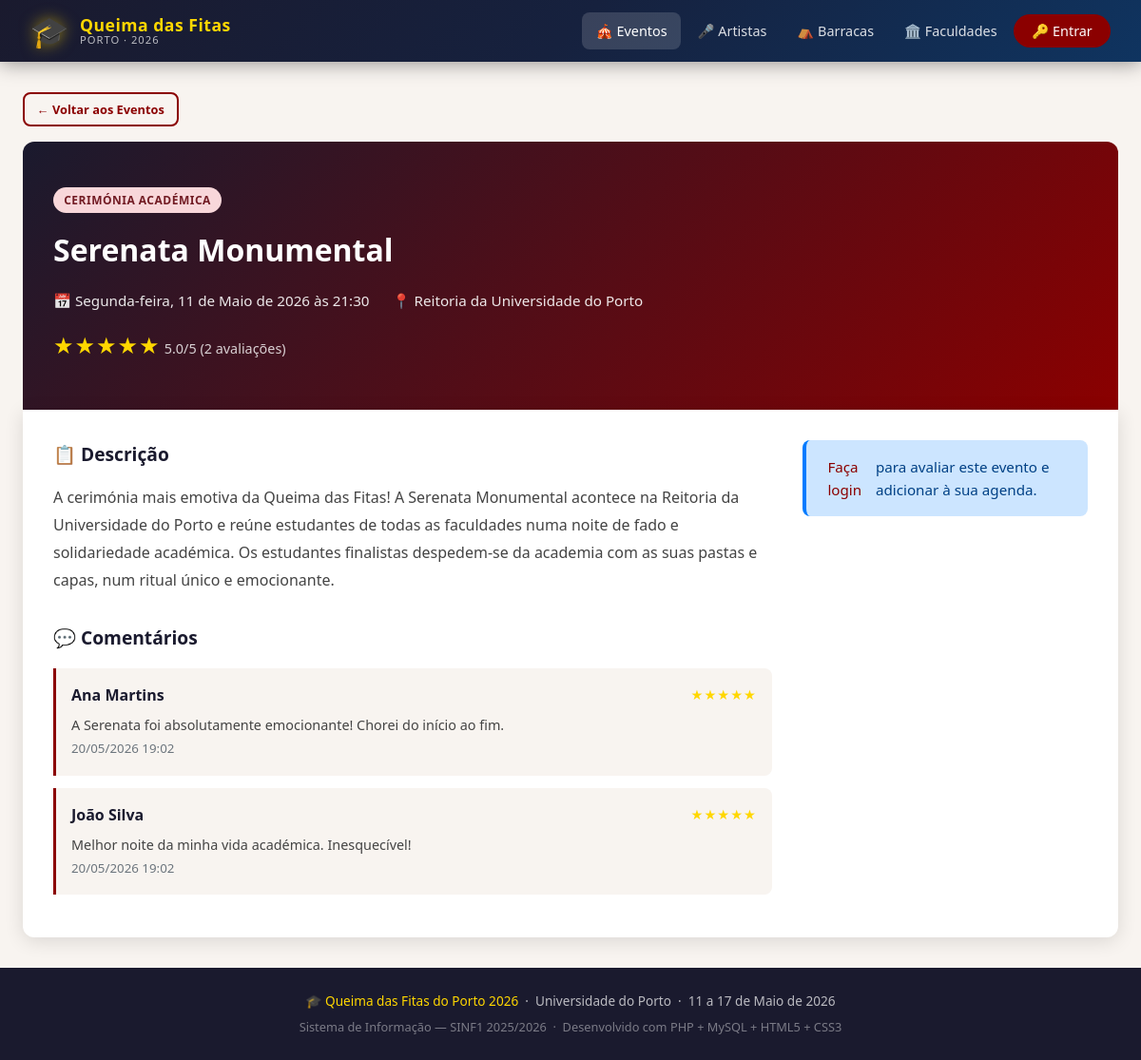
The app's page /evento_detalhe.php?id=1 with its own data.
### tables this page shows
CREATE TABLE IF NOT EXISTS eventos (
    id INT AUTO_INCREMENT PRIMARY KEY,
    nome VARCHAR(200) NOT NULL,
    descricao TEXT,
    data_hora DATETIME NOT NULL,
    local VARCHAR(200),
    tipo ENUM('cerimonia','concerto','atividade') NOT NULL,
    barraca_id INT DEFAULT NULL,           
    imagem VARCHAR(255) DEFAULT NULL,      
    FOREIGN KEY (barraca_id) REFERENCES barracas(id) ON DELETE SET NULL
);

CREATE TABLE IF NOT EXISTS ratings_eventos (
    id INT AUTO_INCREMENT PRIMARY KEY,
    user_id INT NOT NULL,
    evento_id INT NOT NULL,
    nota INT NOT NULL CHECK (nota BETWEEN 1 AND 5),
    comentario TEXT,
    created_at TIMESTAMP DEFAULT CURRENT_TIMESTAMP,
    UNIQUE KEY unique_avaliacao_evento (user_id, evento_id),   
    FOREIGN KEY (user_id) REFERENCES users(id) ON DELETE CASCADE,
    FOREIGN KEY (evento_id) REFERENCES eventos(id) ON DELETE CASCADE
);

CREATE TABLE IF NOT EXISTS users (
    id INT AUTO_INCREMENT PRIMARY KEY,
    nome VARCHAR(100) NOT NULL,
    email VARCHAR(150) NOT NULL UNIQUE,
    password VARCHAR(255) NOT NULL,        
    role_id INT NOT NULL DEFAULT 2,        
    foto VARCHAR(255) DEFAULT NULL,        
    created_at TIMESTAMP DEFAULT CURRENT_TIMESTAMP,
    FOREIGN KEY (role_id) REFERENCES roles(id)
);

### DataAccessLayer.php (called while the page is built, shortened)
<?php
class DAL {
    private $conn;
    function __construct() {
        $this->conn = new PDO(
            'mysql:host=localhost;dbname=queima_fitas;charset=utf8mb4',
            'root',
            ''
        );
        $this->conn->setAttribute(PDO::ATTR_ERRMODE, PDO::ERRMODE_EXCEPTION);
        $this->conn->setAttribute(PDO::ATTR_DEFAULT_FETCH_MODE, PDO::FETCH_ASSOC);
    }
    function getEventoById($id) {
        $stmt = $this->conn->prepare("
            SELECT e.*, b.nome as barraca_nome,
                   COALESCE(AVG(r.nota), 0) as media_rating,
                   COUNT(r.id) as total_ratings
            FROM eventos e
            LEFT JOIN barracas b ON e.barraca_id = b.id
            LEFT JOIN ratings_eventos r ON e.id = r.evento_id
            WHERE e.id = :id
            GROUP BY e.id
        ");
        $stmt->bindParam(':id', $id, PDO::PARAM_INT);
        $stmt->execute();
        return $stmt->fetch();
    }
    function getArtistasByEvento($evento_id) {
        $stmt = $this->conn->prepare("
            SELECT a.* FROM artistas a
            JOIN evento_artista ea ON a.id = ea.artista_id
            WHERE ea.evento_id = :evento_id
        ");
        $stmt->bindParam(':evento_id', $evento_id, PDO::PARAM_INT);
        $stmt->execute();
        return $stmt->fetchAll();
    }
    function getComentariosEvento($evento_id) {
        $stmt = $this->conn->prepare("
            SELECT r.*, u.nome as user_nome FROM ratings_eventos r
            JOIN users u ON r.user_id = u.id
            WHERE r.evento_id = :evento_id AND r.comentario IS NOT NULL AND r.comentario != ''
            ORDER BY r.created_at DESC
        ");
        $stmt->bindParam(':evento_id', $evento_id, PDO::PARAM_INT);
        $stmt->execute();
        return $stmt->fetchAll();
    }
}
?>

### BusinessLogicLayer.php (called while the page is built, shortened)
<?php
require_once 'DataAccessLayer.php';
function isLoggedIn() {
    return isset($_SESSION['user_id']);
}
function isStudent() {
    return isset($_SESSION['role']) && $_SESSION['role'] === 'estudante';
}
function getEvento($id) {
    try {
        $dal    = new DAL();
        $evento = $dal->getEventoById($id);
        $evento['artistas']    = $dal->getArtistasByEvento($id);
        $evento['comentarios'] = $dal->getComentariosEvento($id);
        if (isLoggedIn()) {
            $evento['na_agenda']  = $dal->isEventoInAgenda(getCurrentUserId(), $id);
            $evento['meu_rating'] = $dal->getRatingEvento(getCurrentUserId(), $id);
        } else {
            $evento['na_agenda']  = false;
            $evento['meu_rating'] = null;
        }
        return $evento;
    } catch (Exception $e) { return null; }
}
function tipoEventoLabel($tipo) {
    $labels = [
        'cerimonia' => 'Cerimónia Académica',
        'concerto'  => 'Concerto',
        'atividade' => 'Atividade Cultural',
    ];
    return $labels[$tipo] ?? $tipo;
}
function formatarDataHora($datetime) {
    $dt   = new DateTime($datetime);
    $dias = ['Sunday'=>'Domingo','Monday'=>'Segunda-feira','Tuesday'=>'Terça-feira',
             'Wednesday'=>'Quarta-feira','Thursday'=>'Quinta-feira','Friday'=>'Sexta-feira','Saturday'=>'Sábado'];
    $meses= ['January'=>'Janeiro','February'=>'Fevereiro','March'=>'Março','April'=>'Abril',
             'May'=>'Maio','June'=>'Junho','July'=>'Julho','August'=>'Agosto',
             'September'=>'Setembro','October'=>'Outubro','November'=>'Novembro','December'=>'Dezembro'];
    return $dias[$dt->format('l')] . ', ' . $dt->format('d') . ' de '
         . $meses[$dt->format('F')] . ' de ' . $dt->format('Y') . ' às ' . $dt->format('H:i');
}

### evento_detalhe.php (the view, shortened to what this page needs)
<?php
require_once 'BusinessLogicLayer.php';
$id = (int)($_GET['id'] ?? 0);
$evento = getEvento($id);
include 'includes/header.php';
?>
<div class="container">
    <a href="eventos.php" class="btn btn-outline btn-sm" style="margin-bottom:1rem;">← Voltar aos Eventos</a>
    <div class="detail-header">
        <span class="badge badge-<?= $evento['tipo'] ?>" style="margin-bottom:0.8rem;"><?= tipoEventoLabel($evento['tipo']) ?></span>
        <h1><?= htmlspecialchars($evento['nome']) ?></h1>
        <div style="display:flex; flex-wrap:wrap; gap:1.5rem; margin-top:1rem; opacity:0.9; font-size:0.95rem;">
            <span>📅 <?= formatarDataHora($evento['data_hora']) ?></span>
            <span>📍 <?= htmlspecialchars($evento['local']) ?></span>
        </div>
        <?php if ($evento['total_ratings'] > 0): ?>
        <div style="margin-top:1rem;">
            <span class="stars stars-lg"><?= str_repeat('★', round($evento['media_rating'])) ?><?= str_repeat('☆', 5 - round($evento['media_rating'])) ?></span>
            <span style="opacity:0.8; font-size:0.9rem;"><?= number_format($evento['media_rating'], 1) ?>/5 (<?= $evento['total_ratings'] ?> avaliações)</span>
        </div>
        <?php endif; ?>
    </div>
    <div class="detail-body">
        <div style="display:grid; grid-template-columns:1fr 300px; gap:2rem;">
            <div>
                <h3 style="color:var(--cor-escura); margin-bottom:1rem; font-size:1.2rem;">📋 Descrição</h3>
                <p style="line-height:1.8; color:#444;"><?= nl2br(htmlspecialchars($evento['descricao'])) ?></p>
                <?php if (!empty($evento['comentarios'])): ?>
                <div style="margin-top:2rem;">
                    <h3 style="color:var(--cor-escura); margin-bottom:1rem; font-size:1.2rem;">💬 Comentários</h3>
                    <?php foreach ($evento['comentarios'] as $comentario): ?>
                    <div style="background:#f8f4f0; border-left:3px solid var(--cor-primaria); border-radius:0 8px 8px 0; padding:1rem; margin-bottom:0.8rem;">
                        <div style="display:flex; justify-content:space-between; margin-bottom:0.4rem;">
                            <strong style="color:var(--cor-escura);"><?= htmlspecialchars($comentario['user_nome']) ?></strong>
                            <span class="stars" style="font-size:0.9rem;"><?= str_repeat('★', $comentario['nota']) ?><?= str_repeat('☆', 5 - $comentario['nota']) ?></span>
                        </div>
                        <p style="color:#444; font-size:0.9rem; margin:0;"><?= htmlspecialchars($comentario['comentario']) ?></p>
                        <small style="color:var(--cor-cinza);"><?= date('d/m/Y H:i', strtotime($comentario['created_at'])) ?></small>
                    </div>
                    <?php endforeach; ?>
                </div>
                <?php endif; ?>
            </div>
            <div>
                <?php if (isStudent()): ?>
                <div style="background:#f8f4f0; border-radius:10px; padding:1.5rem; border:1px solid var(--cor-borda);">
                    <h4 style="color:var(--cor-escura); margin-bottom:1rem;">⭐ Avaliar Evento</h4>
                    <?php if ($evento['meu_rating']): ?>
                        <p style="color:var(--cor-cinza); font-size:0.85rem;">A sua avaliação atual: <?= str_repeat('★', $evento['meu_rating']['nota']) ?></p>
                        <p style="color:var(--cor-cinza); font-size:0.85rem; margin-bottom:1rem;">Pode atualizar abaixo:</p>
                    <?php endif; ?>
                    <form method="POST">
                        <input type="hidden" name="acao" value="avaliar">
                        <div class="form-group">
                            <label>Classificação:</label>
                            <div class="star-picker" id="starPicker">
                                <?php for ($i = 1; $i <= 5; $i++): ?>
                                    <button type="button" class="star-btn <?= ($evento['meu_rating'] && $i <= $evento['meu_rating']['nota']) ? 'ativo' : '' ?>"
                                            data-valor="<?= $i ?>" onclick="selecionarEstrela(<?= $i ?>)">★</button>
                                <?php endfor; ?>
                            </div>
                            <input type="hidden" name="nota" id="notaInput"
                                   value="<?= $evento['meu_rating']['nota'] ?? 0 ?>">
                        </div>
                        <div class="form-group">
                            <label>Comentário (opcional):</label>
                            <textarea name="comentario" class="form-control" rows="3"
                                      placeholder="Partilhe a sua experiência..."><?= htmlspecialchars($evento['meu_rating']['comentario'] ?? '') ?></textarea>
                        </div>
                        <button type="submit" class="btn btn-primary" style="width:100%; justify-content:center;">💾 Guardar Avaliação</button>
                    </form>
                </div>
                <?php elseif (!isLoggedIn()): ?>
                <div class="alert alert-info">
                    <a href="login.php">Faça login</a> para avaliar este evento e adicionar à sua agenda.
                </div>
                <?php endif; ?>
            </div>
        </div>
    </div>
</div>
<?php include 'includes/footer.php'; ?>

### style.css (style rules this page uses)
:root { --cor-primaria: #8B0000; --cor-secundaria: #FFD700; --cor-escura: #1a1a2e; --cor-clara: #f8f4f0; --cor-texto: #2c2c2c; --cor-cinza: #6c757d; --cor-borda: #e0d5c8; --sombra: 0 4px 20px rgba(0,0,0,0.12); --sombra-hover: 0 8px 30px rgba(0,0,0,0.20); --raio: 12px; --transicao: all 0.3s ease; }
* { margin: 0; padding: 0; box-sizing: border-box; }
body { font-family: 'Segoe UI', Tahoma, Geneva, Verdana, sans-serif; background-color: var(--cor-clara); color: var(--cor-texto); line-height: 1.6; min-height: 100vh; display: flex; flex-direction: column; }
a { color: var(--cor-primaria); text-decoration: none; transition: var(--transicao); }
.container { max-width: 1200px; margin: 0 auto; padding: 2rem 1.5rem; flex: 1; }
.btn { display: inline-flex; align-items: center; gap: 6px; padding: 0.6rem 1.4rem; border-radius: 8px; font-size: 0.9rem; font-weight: 600; cursor: pointer; border: none; transition: var(--transicao); text-decoration: none; white-space: nowrap; }
.btn-outline { background: transparent; border: 2px solid var(--cor-primaria); color: var(--cor-primaria); }
.btn-sm { padding: 0.35rem 0.8rem; font-size: 0.8rem; }
.badge { display: inline-flex; align-items: center; padding: 0.25rem 0.7rem; border-radius: 20px; font-size: 0.75rem; font-weight: 700; text-transform: uppercase; letter-spacing: 0.5px; }
.badge-cerimonia { background: #f8d7da; color: #721c24; }
.stars { color: var(--cor-secundaria); font-size: 1.1rem; letter-spacing: 1px; }
.stars-lg { font-size: 1.5rem; }
.alert { padding: 1rem 1.4rem; border-radius: 8px; margin-bottom: 1rem; display: flex; align-items: flex-start; gap: 10px; font-size: 0.95rem; border-left: 4px solid; }
.alert-info { background: #cce5ff; color: #004085; border-color: #007bff; }
.detail-header { background: linear-gradient(135deg, var(--cor-escura), #8B0000); color: white; padding: 3rem 2rem; border-radius: var(--raio) var(--raio) 0 0; margin-bottom: 0; }
.detail-header h1 { font-size: 2rem; margin-bottom: 0.5rem; }
.detail-body { background: white; border-radius: 0 0 var(--raio) var(--raio); padding: 2rem; box-shadow: var(--sombra); }

### records on screen
eventos: tipo "CERIMÓNIA ACADÉMICA", nome "Serenata Monumental", data_hora "Segunda-feira, 11 de Maio de 2026 às 21:30", local "Reitoria da Universidade do Porto", descricao "A cerimónia mais emotiva da Queima das Fitas! A Serenata Monumental acontece na Reitoria da Universidade do Porto e reúne estudantes de todas as faculdades numa noite de fado e solidariedade académica. Os estudantes finalistas despedem-se da academia com as suas pastas e capas, num ritual único e emocionante."
ratings_eventos: user.nome "Ana Martins", nota "★★★★★", comentario "A Serenata foi absolutamente emocionante! Chorei do início ao fim.", created_at "20/05/2026 19:02"
ratings_eventos: user.nome "João Silva", nota "★★★★★", comentario "Melhor noite da minha vida académica. Inesquecível!", created_at "20/05/2026 19:02"

### other values on screen
str_repeat('★', round($evento['media_rating'])) "★★★★★"
$evento['media_rating'] "5.0"
$evento['total_ratings'] "2"
